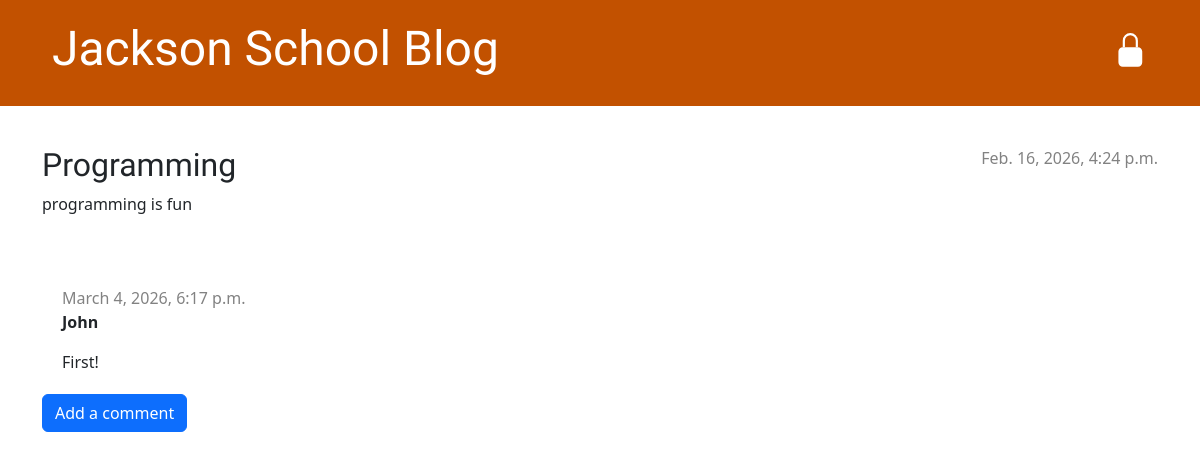
/blog/post/3/, run on the app's committed database.
### blog/models.py (models this page shows, shortened)
class Post(models.Model):
    author = models.ForeignKey(settings.AUTH_USER_MODEL, on_delete=models.CASCADE)
    title = models.CharField(max_length=200)
    text = models.TextField()
    created_date = models.DateTimeField(default=timezone.now)
    published_date = models.DateTimeField(blank=True, null=True)

class Comment(models.Model):
    post = models.ForeignKey('blog.Post', on_delete=models.CASCADE, related_name='comments')
    author = models.CharField(max_length=200)
    text = models.TextField()
    created_date = models.DateTimeField(default=timezone.now)
    approved_comment = models.BooleanField(default=False)

### blog/views.py (the view)
# urls.py: path('post/<int:pk>/', views.post_detail, name='post_detail'),
def post_detail(request, pk):
    post = get_object_or_404(Post, pk=pk)
    return render(request, 'blog/post_detail.html', {'post': post})

### blog/templates/blog/post_detail.html (shortened to what this page needs)
{% extends 'blog/base.html' %}
{% block content %}
<article class="post">
    {% if post.published_date %}
    <div class="date">
        {{ post.published_date }}
    </div>
    {% endif %}
    <h2>{{ post.title }}</h2>
    <p>{{ post.text|linebreaksbr }}</p>
</article>
{% for comment in post.comments.all %}
{% if user.is_authenticated or comment.approved_comment %}
<div class="comment">
    <div class="date">
        {{ comment.created_date }}
    </div>
    <strong>{{ comment.author }}</strong>
    <p>{{ comment.text|linebreaks }}</p>
</div>
{% endif %}
{% empty %}
<p>No comments here yet :(</p>
{% endfor %}
{% if post.published_date %}
<div class="comment-actions">
    <a class="btn btn-primary" href="{% url 'add_comment_to_post' pk=post.pk %}">Add a comment</a>
</div>
{% endif %}
{% endblock %}

### blog/static/css/blog.css (style rules this page uses)
h1, h2, h3, h4 { font-family: 'Lobster', cursive; }
.date { color: #828282; }
.post { margin-bottom: 70px; }
.post>.date, .post>.actions { float: right; }
.comment { margin: 20px 0px 20px 20px; }

### data on the page
Post: published_date "Feb. 16, 2026, 4:24 p.m.", title "Programming", text "programming is fun"
Comment: created_date "March 4, 2026, 6:17 p.m.", author "John", text "First!"
